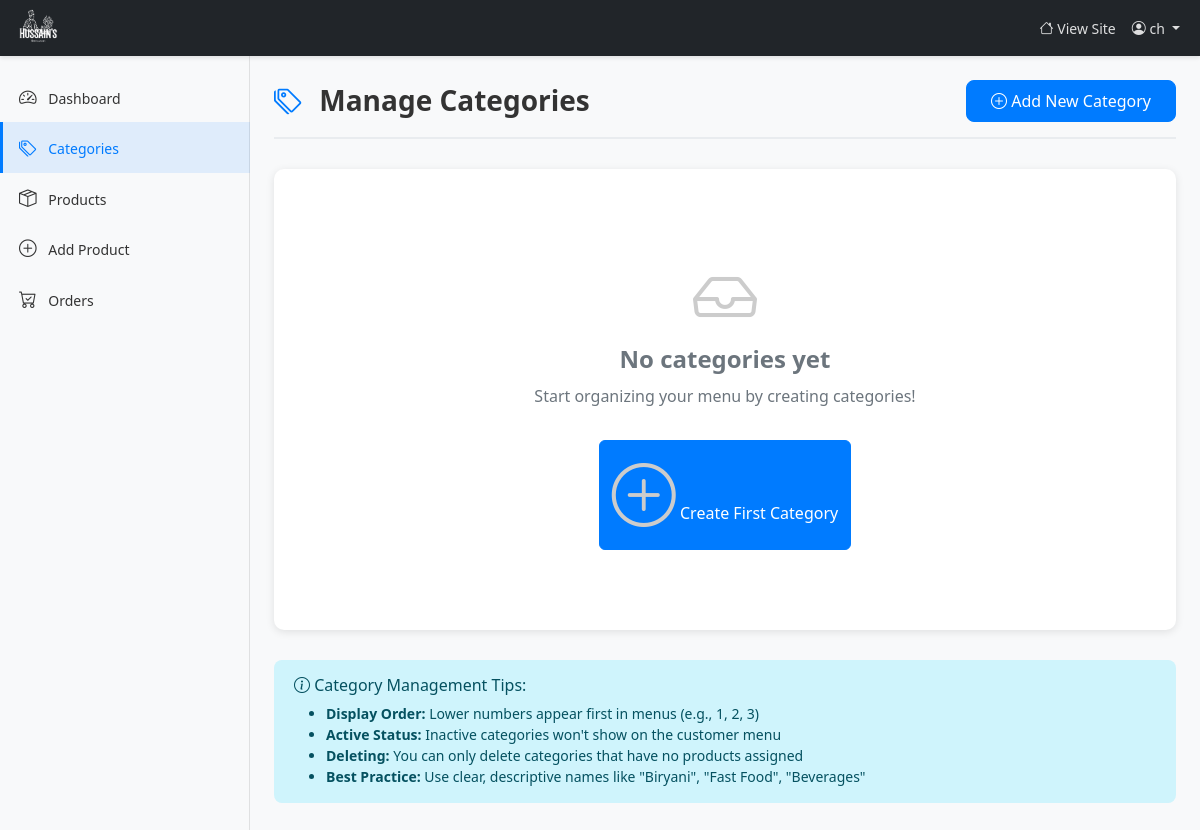
Page /dashboard/categories/ (signed in) on the earlier database version.
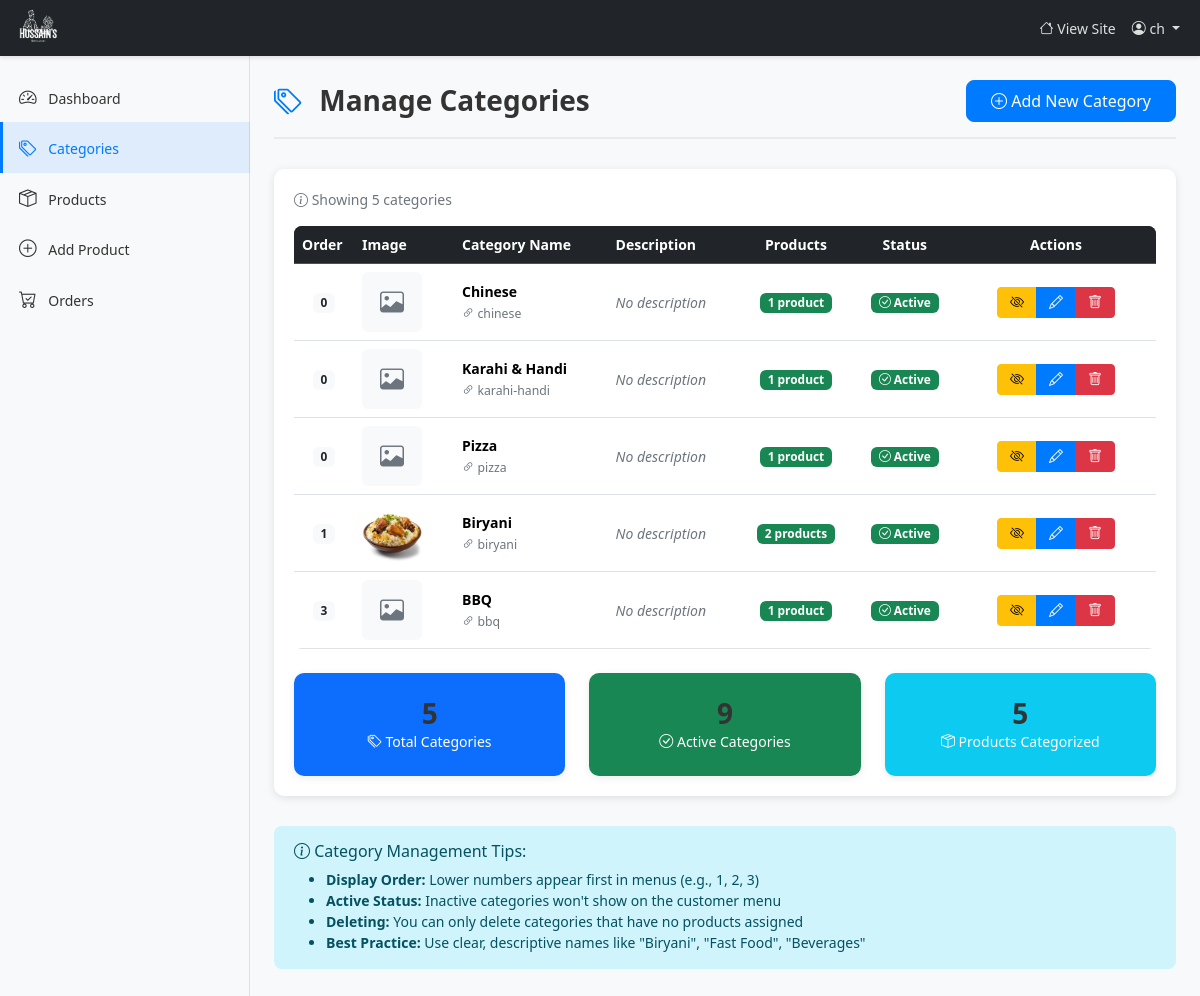
Same page on the later database version.
### products/models.py (models this page shows, shortened)
class BaseModel(models.Model):
    created_at = models.DateTimeField(auto_now_add=True)
    updated_at = models.DateTimeField(auto_now=True)
    class Meta:
        abstract = True

class Category(BaseModel):
    category_name = models.CharField(max_length=100, unique=True)
    category_slug = models.SlugField(max_length=120, blank=True, unique=True)
    category_description = models.TextField(blank=True, null=True)
    category_image = models.ImageField(upload_to='categories/', blank=True, null=True)
    is_active = models.BooleanField(default=True)
    display_order = models.IntegerField(default=0, help_text="Lower numbers appear first")
    class Meta:
        verbose_name_plural = "Categories"
        ordering = ['display_order', 'category_name']
    @property
    def product_count(self):
        return self.products.filter(is_available=True).count()

### products/views.py (the view)
# urls.py: path('dashboard/categories/', views.manage_categories, name='manage_categories'),
@login_required
def manage_categories(request):
    if not request.user.is_staff:
        messages.error(request, 'Access denied! Staff access required.')
        return redirect('home')
    categories = Category.objects.all().order_by('display_order', 'category_name')
    return render(request, 'restaurant/manage_categories.html', {
        'categories': categories
    })

### products/templates/restaurant/manage_categories.html (shortened to what the changed rows need)
{% extends "dashbase.html" %}
{% block content %}
<div class="page-header">
    <h1><i class="bi bi-tags"></i> Manage Categories</h1>
</div>
<div class="dashboard-table">
    {% if categories %}
    <div class="row mb-3">
        <div class="col-md-6">
            <p class="text-muted mb-0">
                <i class="bi bi-info-circle"></i>
                Showing {{ categories.count }} categor{{ categories.count|pluralize:"y,ies" }}
            </p>
        </div>
    </div>
    <div class="table-responsive">
        <table class="table table-hover align-middle">
            <thead class="table-dark">
                <tr>
                    <th style="width: 60px;">Order</th>
                    <th style="width: 100px;">Image</th>
                    <th>Category Name</th>
                    <th>Description</th>
                    <th class="text-center">Products</th>
                    <th class="text-center">Status</th>
                    <th class="text-center" style="width: 200px;">Actions</th>
                </tr>
            </thead>
            <tbody>
                {% for category in categories %}
                <tr {% if not category.is_active %}class="table-secondary"{% endif %}>
                    <td class="text-center">
                        <span class="badge bg-light text-dark">{{ category.display_order }}</span>
                    </td>
                    <td>
                        {% if category.category_image %}
                            <img src="{{ category.category_image.url }}"
                                 alt="{{ category.category_name }}"
                                 class="rounded"
                                 style="width: 60px; height: 60px; object-fit: cover;">
                        {% else %}
                            <div class="bg-light rounded d-flex align-items-center justify-content-center"
                                 style="width: 60px; height: 60px;">
                                <i class="bi bi-image text-muted fs-4"></i>
                            </div>
                        {% endif %}
                    </td>
                    <td>
                        <strong class="{% if not category.is_active %}text-muted{% endif %}">
                            {{ category.category_name }}
                        </strong>
                        <br>
                        <small class="text-muted">
                            <i class="bi bi-link-45deg"></i> {{ category.category_slug }}
                        </small>
                    </td>
                    <td>
                        {% if category.category_description %}
                            <span class="text-muted">{{ category.category_description|truncatechars:80 }}</span>
                        {% else %}
                            <span class="text-muted fst-italic">No description</span>
                        {% endif %}
                    </td>
                    <td class="text-center">
                        {% if category.product_count > 0 %}
                            <a href="{% url 'menu' %}?category={{ category.category_slug }}"
                               class="badge bg-success text-decoration-none"
                               target="_blank">
                                {{ category.product_count }} product{{ category.product_count|pluralize }}
                            </a>
                        {% else %}
                            <span class="badge bg-secondary">0 products</span>
                        {% endif %}
                    </td>
                    <td class="text-center">
                        {% if category.is_active %}
                            <span class="badge bg-success">
                                <i class="bi bi-check-circle"></i> Active
                            </span>
                        {% else %}
                            <span class="badge bg-secondary">
                                <i class="bi bi-x-circle"></i> Inactive
                            </span>
                        {% endif %}
                    </td>
                    <td class="text-center">
                        <div class="btn-group" role="group">
                            <a href="{% url 'toggle_category_status' category.id %}"
                               class="btn btn-sm {% if category.is_active %}btn-warning{% else %}btn-success{% endif %}"
                               title="{% if category.is_active %}Deactivate{% else %}Activate{% endif %}">
                                <i class="bi bi-{% if category.is_active %}eye-slash{% else %}eye{% endif %}"></i>
                            </a>
                            <a href="{% url 'edit_category' category.id %}"
                               class="btn btn-sm btn-primary"
                               title="Edit">
                                <i class="bi bi-pencil"></i>
                            </a>
                            <a href="{% url 'delete_category' category.id %}"
                               class="btn btn-sm btn-danger"
                               onclick="return confirm('⚠️ Delete category \"{{ category.category_name }}\"?\n\nThis will fail if the category has products assigned to it.');"
                               title="Delete">
                                <i class="bi bi-trash"></i>
                            </a>
                        </div>
                    </td>
                </tr>
                {% endfor %}
            </tbody>
        </table>
    </div>
    <div class="row mt-4">
        <div class="col-md-4">
            <div class="card bg-primary text-white">
                <div class="card-body text-center">
                    <h3 class="mb-0">{{ categories.count }}</h3>
                    <p class="mb-0"><i class="bi bi-tags"></i> Total Categories</p>
                </div>
            </div>
        </div>
        <div class="col-md-4">
            <div class="card bg-success text-white">
                <div class="card-body text-center">
                    <h3 class="mb-0">{{ categories|length|add:"-1"|add:categories.count }}</h3>
                    <p class="mb-0"><i class="bi bi-check-circle"></i> Active Categories</p>
                </div>
            </div>
        </div>
        <div class="col-md-4">
            <div class="card bg-info text-white">
                <div class="card-body text-center">
                    <h3 class="mb-0">
                        {% widthratio categories|length 1 1 %}
                    </h3>
                    <p class="mb-0"><i class="bi bi-box-seam"></i> Products Categorized</p>
                </div>
            </div>
        </div>
    </div>
    {% else %}
    <div class="empty-state">
        <i class="bi bi-inbox"></i>
        <h3>No categories yet</h3>
        <p class="text-muted">Start organizing your menu by creating categories!</p>
        <a href="{% url 'add_category' %}" class="btn btn-primary mt-3">
            <i class="bi bi-plus-circle"></i> Create First Category
        </a>
    </div>
    {% endif %}
</div>
{% endblock %}

Differences in the rows shown:
added Category: display_order "0", category_name "Chinese", category_slug "chinese", category_description "No description", product_count "1", is_active True (drawn)
added Category: display_order "0", category_name "Karahi & Handi", category_slug "karahi-handi", category_description "No description", product_count "1", is_active True (drawn)
added Category: display_order "0", category_name "Pizza", category_slug "pizza", category_description "No description", product_count "1", is_active True (drawn)
added Category: display_order "1", category_image (picture), category_name "Biryani", category_slug "biryani", category_description "No description", product_count "2", is_active True (drawn)
added Category: display_order "3", category_name "BBQ", category_slug "bbq", category_description "No description", product_count "1", is_active True (drawn)
Other differences:
{{ categories.count }}: (not shown) → "5"
{{ categories|length|add:"-1"|add:categories.count }}: (not shown) → "9"
text no longer shown: "No categories yet Start organizing your menu by creating categories! Create First Category"
text now shown: "Showing categor Order Image Category Name Description Products Status Actions Total Categories Active Categories 5 Products Categorized"
